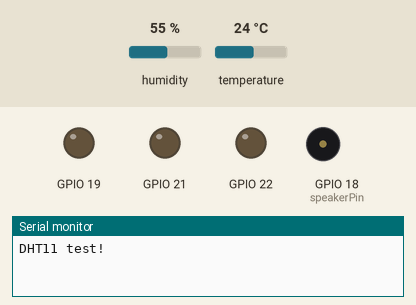
The sketch below on a simulated ESP32. Parts: output pins drawn as LEDs (lit = HIGH), buzzer (waves = sounding, pin HIGH), the last lines printed to the serial monitor. The test bench sets the inputs (shaded band); at power-on: temperature 24 °C, humidity 55 %. WiFi joins after 1.5 s; servers stay silent unless stated.

Above: at 3.0 s.
3.1 s: temperature set to 22 °C
13.9 s: temperature set to 19 °C
At 17.7 s:
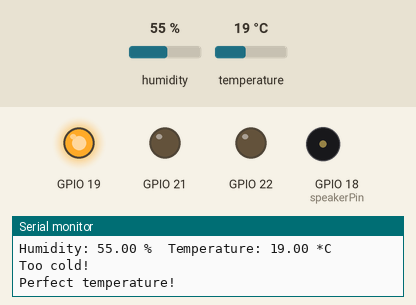
23.5 s: temperature set to 41 °C
At 28.3 s:
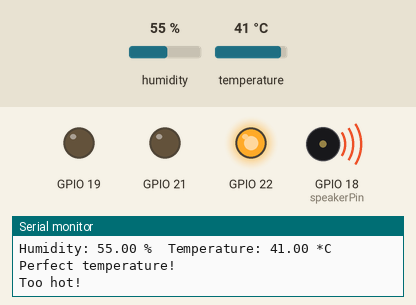
34.3 s: temperature set to 37 °C
37.8 s: temperature set to 34 °C
41.3 s: temperature set to 12 °C
At 45.9 s:
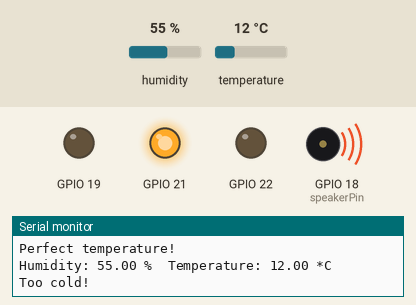
Timing chart, 0 to 52.8 s (numbered marks = the images above; inputs shaded):
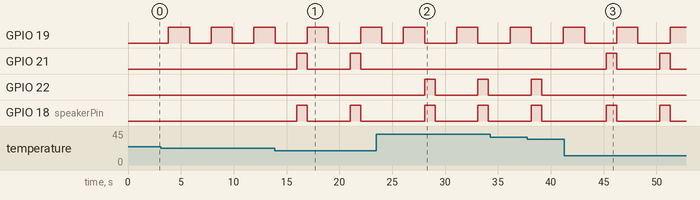

The sketch:

sketch_apr12a.ino
```cpp
#define BLYNK_PRINT Serial
#include <WiFi.h>
#include <WiFiClient.h>
#include <BlynkSimpleEsp32.h>
#include "DHT.h"
#define DHTTYPE DHT11
#define DHTPIN 4
#include <Adafruit_Sensor.h>

#define LED_TOO_COLD 21
#define LED_PERFECT 19
#define LED_TOO_HOT 22


char auth[] = "vhOqH8WITQX7kwkBqfQ9QMppRqaqZ0U4";
char ssid[] = "Awvirsa";
char pass[] = "picahehehe";

int speakerPin = 18;
int length = 1;


DHT dht(DHTPIN, DHTTYPE);
BlynkTimer timer;


void sendSensor()
{
  float h = dht.readHumidity();
  float t = dht.readTemperature(); // or dht.readTemperature(true) for Fahrenheit

  if (isnan(h) || isnan(t)) {
    Serial.println("Failed to read from DHT sensor!");
    return;
  }

  Blynk.virtualWrite(V5, t);
  Blynk.virtualWrite(V6, h);
}


void setup()
{

  Serial.begin(9600);
  Serial.println("DHT11 test!");

  // Debug console
  Serial.begin(9600);
  dht.begin();
  timer.setInterval(1000L, sendSensor);
  Blynk.begin(auth, ssid, pass);
}

void loop()
{
  pinMode(speakerPin, OUTPUT);
  pinMode (21 , OUTPUT);
  pinMode (19 , OUTPUT);
  pinMode (22 , OUTPUT);
  delay(2000);

  float h = dht.readHumidity();
  float t = dht.readTemperature();
  float f = dht.readTemperature(true);


  if (isnan(h) || isnan(t) || isnan(f)) {
    Serial.println("Failed to read from DHT sensor!");
    return;
  }

  Serial.print("Humidity: ");
  Serial.print(h);
  Serial.print(" %\t");
  Serial.print("Temperature: ");
  Serial.print(t);
  Serial.println(" *C ");
  if (t <= 20) {
    Serial.println("Too cold!");
    digitalWrite(21, HIGH);
    digitalWrite(speakerPin, HIGH);
    delay (1000);
    digitalWrite(speakerPin, LOW);
    digitalWrite(21, LOW);
  }
  if (20 < t < 27) {
    Serial.println("Perfect temperature!");
    digitalWrite(19, HIGH);
    delay (2000);
    digitalWrite(19, LOW);
  }
  if (t >= 36) {
    Serial.println("Too hot!");
    digitalWrite(22, HIGH);
    digitalWrite(speakerPin, HIGH);
    delay (1000);
    digitalWrite(speakerPin, LOW);
    digitalWrite(22, LOW);
  }

  Blynk.run();
  timer.run();
}
```

Measured:
- the behaviour switches between 21 and 20 °C on temperature (found by bisection; images 0 and 1)
- after the input at 13.9 s, GPIO 21, GPIO 18 (speakerPin): alternates HIGH for 1.0 s and LOW for 4.0 s, starting after 2.1 s
- after the input at 23.5 s, GPIO 21: stops changing and stays LOW; GPIO 22: alternates HIGH for 1.0 s and LOW for 4.0 s, starting after 4.6 s
- after the input at 41.3 s, GPIO 21, GPIO 18 (speakerPin): alternates HIGH for 1.0 s and LOW for 4.0 s, starting after 4.0 s
- by itself, GPIO 19: alternates HIGH for 2.0 s and LOW for 3.0 s
